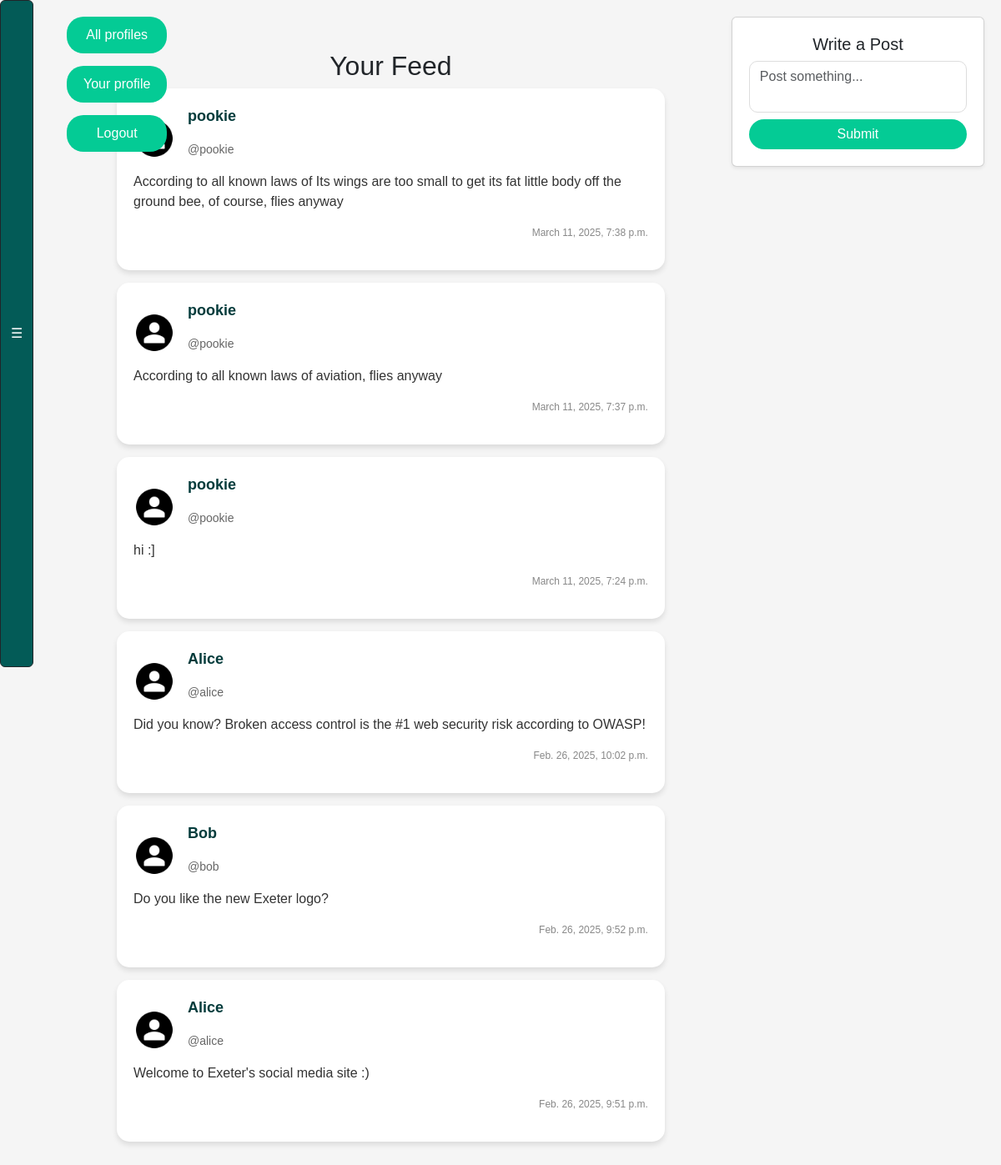
Screenshot of /feed/ (signed in) with the database file from the repository.
### webapp/models.py (models this page shows, shortened)
class Post(models.Model):
    user = models.ForeignKey(
        User, related_name="posts", on_delete=models.DO_NOTHING
    )
    body = models.CharField(max_length=140)
    created_at = models.DateTimeField(auto_now_add=True)

### webapp/views.py (the view, shortened to what this page needs)
# urls.py: path('feed/', views.feed_view, name='feed'),
@login_required
def feed_view(request):
    form = PostForm(request.POST or None)
    user_posts = Post.objects.filter(user=request.user)
    followed_users = request.user.profile.follows.all()
    followed_posts = Post.objects.filter(user__profile__in=followed_users)
    all_posts = (user_posts | followed_posts).order_by("-created_at")
    print("Total posts:", all_posts.count())
    return render(request, "feed.html", {"form": form, "all_posts": all_posts})

### webapp/forms.py (shortened to what this page needs)
class PostForm(forms.ModelForm):
    body = forms.CharField(required=True)
    class Meta:
        model = Post
        exclude = ("user", )

### webapp/templates/feed.html (shortened to what this page needs)
{% load static %}
<!DOCTYPE html>
<html>
<head>
    <link href="https://cdn.jsdelivr.net/npm/bootstrap@5.3.0-alpha1/dist/css/bootstrap.min.css" rel="stylesheet">
    <link rel="stylesheet" href="{% static 'css/style.css' %}">
</head>
<body>
    {% include 'exercise_bar.html' %}
    <div class="top-buttons">
        <a href="{% url 'profile_list' %}" class="btn-top">All profiles</a>
        <a href="{% url 'home' %}" class="btn-top">Your profile</a>
        <a href="{% url 'logout' %}" class="btn-top">Logout</a>
    </div>
    <div class="main-content">
        <div class="content-wrapper">
            <div class="feed-container">
                <h2 class="text-center">Your Feed</h2>
                <div class="feed-content">
                    {% for post in all_posts %}
                        <a href="{% url 'post' post.id %}" class="card-link">
                            <div class="post-item">
                                <div class="post-header">
                                    <img src="{% static 'images/default-avatar.png' %}" alt="User Avatar" class="post-avatar">
                                    <div class="post-user-info">
                                        <p class="username">{{ post.user.username }}</p>
                                        <p class="handle">@{{ post.user.username|lower }}</p>
                                    </div>
                                </div>
                                <div class="post-body">
                                    <p>{{ post.body }}</p>
                                </div>
                                <div class="post-footer">
                                    <p class="timestamp">{{ post.created_at }}</p>
                                </div>
                            </div>
                        </a>
                    {% empty %}
                        <p class="text-center text-muted">No posts available.</p>
                    {% endfor %}
                </div>
            </div>
            <div class="post-box">
                <div class="card shadow-sm">
                    <div class="card-body">
                        <h5 class="text-center">Write a Post</h5>
                        <form method="post">
                            <textarea name="body" class="form-control post-input" placeholder="Post something..."></textarea>
                            <button type="submit" class="btn btn-success w-100 rounded-pill mt-2">Submit</button>
                        </form>
                    </div>
                </div>
            </div>
        </div>
    </div>
</body>
</html>

### webapp/static/css/style.css (style rules this page uses)
body { background-color: #f5f5f5; font-family: 'Nunito', sans-serif; margin: 0; display: flex; height: 100vh; overflow-y: auto; }
.main-content { margin-left: 80px; padding: 20px; flex-grow: 1; display: flex; flex-direction: column; align-items: center; transition: margin-left 0.3s ease; }
.top-buttons { position: fixed; text-align: center; flex-direction: column; top: 20px; left: 80px; display: flex; gap: 15px; transition: left 0.3s ease; }
.btn-feed, .btn-top { text-decoration: none; background-color: #04cb95; color: white; border: none; padding: 10px 20px; border-radius: 20px; font-size: 16px; cursor: pointer; }
.card-body { padding: 20px; }
.card-link { text-decoration: none; color: inherit; display: block; width: 100%; }
.content-wrapper { display: flex; justify-content: space-between; width: 100%; max-width: 1200px; gap: 40px; }
.feed-container { width: 65%; margin: 40px; }
.post-box { width: 30%; max-width: 350px; position: sticky; top: 80px; }
.post-item { background-color: white; border-radius: 15px; box-shadow: 0px 4px 6px rgba(0, 0, 0, 0.1); padding: 20px; transition: transform 0.2s ease; margin-bottom: 15px; }
.post-header { display: flex; align-items: center; }
.post-avatar { width: 50px; height: 50px; border-radius: 50%; margin-right: 15px; }
.post-user-info .username { font-size: 18px; font-weight: bold; color: #043c3c; }
.post-user-info .handle { font-size: 14px; color: #666; }
.post-body { font-size: 16px; color: #333; margin-bottom: 15px; }
.post-footer { text-align: right; font-size: 12px; color: #888; }
.post-input { min-height: 120px; border-radius: 10px; border: 1px solid #ddd; resize: none; }
.btn-success { background-color: #04cb95; border: none; }

### rows the page displays
Post: user.username "pookie", body "According to all known laws of Its wings are too small to get its fat little body off the ground bee, of course, flies anyway", created_at "March 11, 2025, 7:38 p.m."
Post: user.username "pookie", body "According to all known laws of aviation, flies anyway", created_at "March 11, 2025, 7:37 p.m."
Post: user.username "pookie", body "hi :]", created_at "March 11, 2025, 7:24 p.m."
Post: user.username "Alice", user.username "alice", body "Did you know? Broken access control is the #1 web security risk according to OWASP!", created_at "Feb. 26, 2025, 10:02 p.m."
Post: user.username "Bob", user.username "bob", body "Do you like the new Exeter logo?", created_at "Feb. 26, 2025, 9:52 p.m."
Post: user.username "Alice", user.username "alice", body "Welcome to Exeter's social media site :)", created_at "Feb. 26, 2025, 9:51 p.m."
